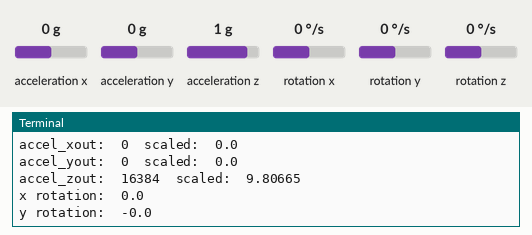
Simulated run of this program. Board: Raspberry Pi (BCM pin numbers). Parts: the last lines printed to the terminal. The test bench sets the inputs (shaded band); at power-on: acceleration x 0 g, acceleration y 0 g, acceleration z 1 g, rotation x 0 °/s, rotation y 0 °/s, rotation z 0 °/s.

Above: at 1.2 s.
1.3 s: acceleration x set to -1.4 g
At 2.6 s:
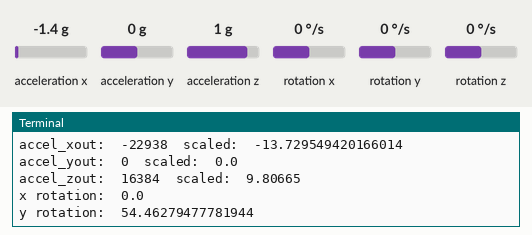
2.8 s: acceleration y set to -1.4 g
At 4.2 s:
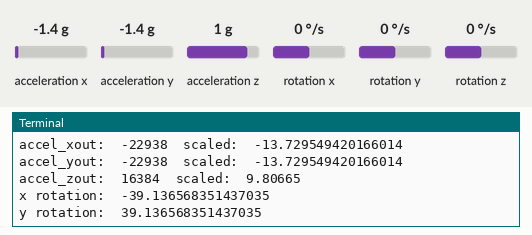
4.3 s: acceleration z set to -1.4 g
5.8 s: rotation x set to -192 °/s
At 6.9 s:
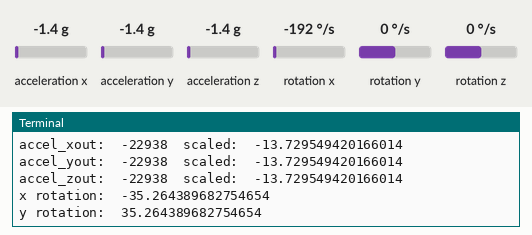
7.3 s: rotation y set to -192 °/s
Timing chart, 0 to 9.8 s (numbered marks = the images above; inputs shaded):
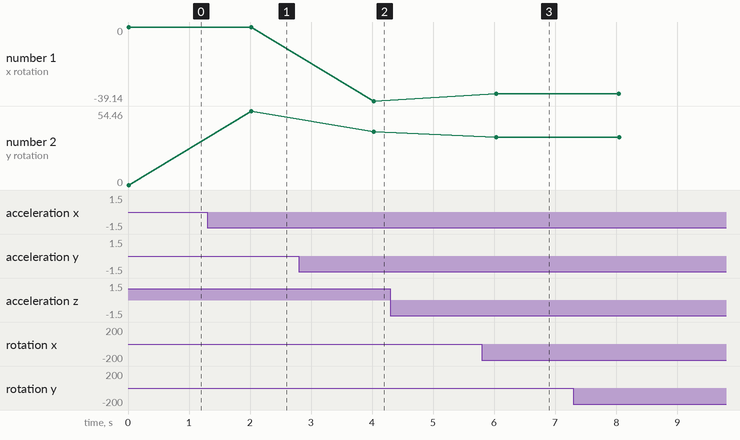

Measured:
- after the input at 1.3 s, the terminal: prints a new line after 0.72 s (image 1)
- after the input at 2.8 s, the terminal: prints a new line after 1.2 s (image 2)
- after the input at 5.8 s, the terminal: prints a new line after 0.23 s (image 3)
- plotted number 1: 0 → -39.14 after the input at 2.8 s
- plotted number 2: 0 → 54.46 after the input at 1.3 s, 54.46 → 39.14 after the input at 2.8 s

The program:

MPU6050_Accelerometer_and_Gyro.py
```python
import smbus
import math
import time

power_mgmt_1 = 0x6b
power_mgmt_2 = 0x6c
GRAVITIY_MS2 = 9.80665

def read_byte(adr):
    return bus.read_byte_data(address, adr)

def read_word(adr):
    high = bus.read_byte_data(address, adr)
    low = bus.read_byte_data(address, adr+1)
    val = (high << 8) + low
    return val

def read_word_2c(adr):
    val = read_word(adr)
    if (val >= 0x8000):
        return -((65535 - val) + 1)
    else:
        return val

def dist(a,b):
    return math.sqrt((a*a)+(b*b))

def get_y_rotation(x,y,z):
    radians = math.atan2(x, dist(y,z))
    return -math.degrees(radians)

def get_x_rotation(x,y,z):
    radians = math.atan2(y, dist(x,z))
    return math.degrees(radians)

bus = smbus.SMBus(1)
address = 0x68

bus.write_byte_data(address, power_mgmt_1, 0)
try:
    while True:
        print ("gyro data")
        print ("---------")
        gyro_xout = read_word_2c(0x43)
        gyro_yout = read_word_2c(0x45)
        gyro_zout = read_word_2c(0x47)
        print ("gyro_xout: ", gyro_xout, " scaled: ", (gyro_xout / 131))
        print ("gyro_yout: ", gyro_yout, " scaled: ", (gyro_yout / 131))
        print ("gyro_zout: ", gyro_zout, " scaled: ", (gyro_zout / 131))
        print ()
        print ("accelerometer data")
        print ("------------------")
        accel_xout = read_word_2c(0x3b)
        accel_yout = read_word_2c(0x3d)
        accel_zout = read_word_2c(0x3f)
        accel_xout_scaled = accel_xout / 16384.0 * GRAVITIY_MS2
        accel_yout_scaled = accel_yout / 16384.0 * GRAVITIY_MS2
        accel_zout_scaled = accel_zout / 16384.0 * GRAVITIY_MS2
        print ("accel_xout: ", accel_xout, " scaled: ", accel_xout_scaled)
        print ("accel_yout: ", accel_yout, " scaled: ", accel_yout_scaled)
        print ("accel_zout: ", accel_zout, " scaled: ", accel_zout_scaled)
        print ("x rotation: " , get_x_rotation(accel_xout_scaled, accel_yout_scaled, accel_zout_scaled))
        print ("y rotation: " , get_y_rotation(accel_xout_scaled, accel_yout_scaled, accel_zout_scaled))
        time.sleep(2)

except KeyboardInterrupt:
    pass
```
